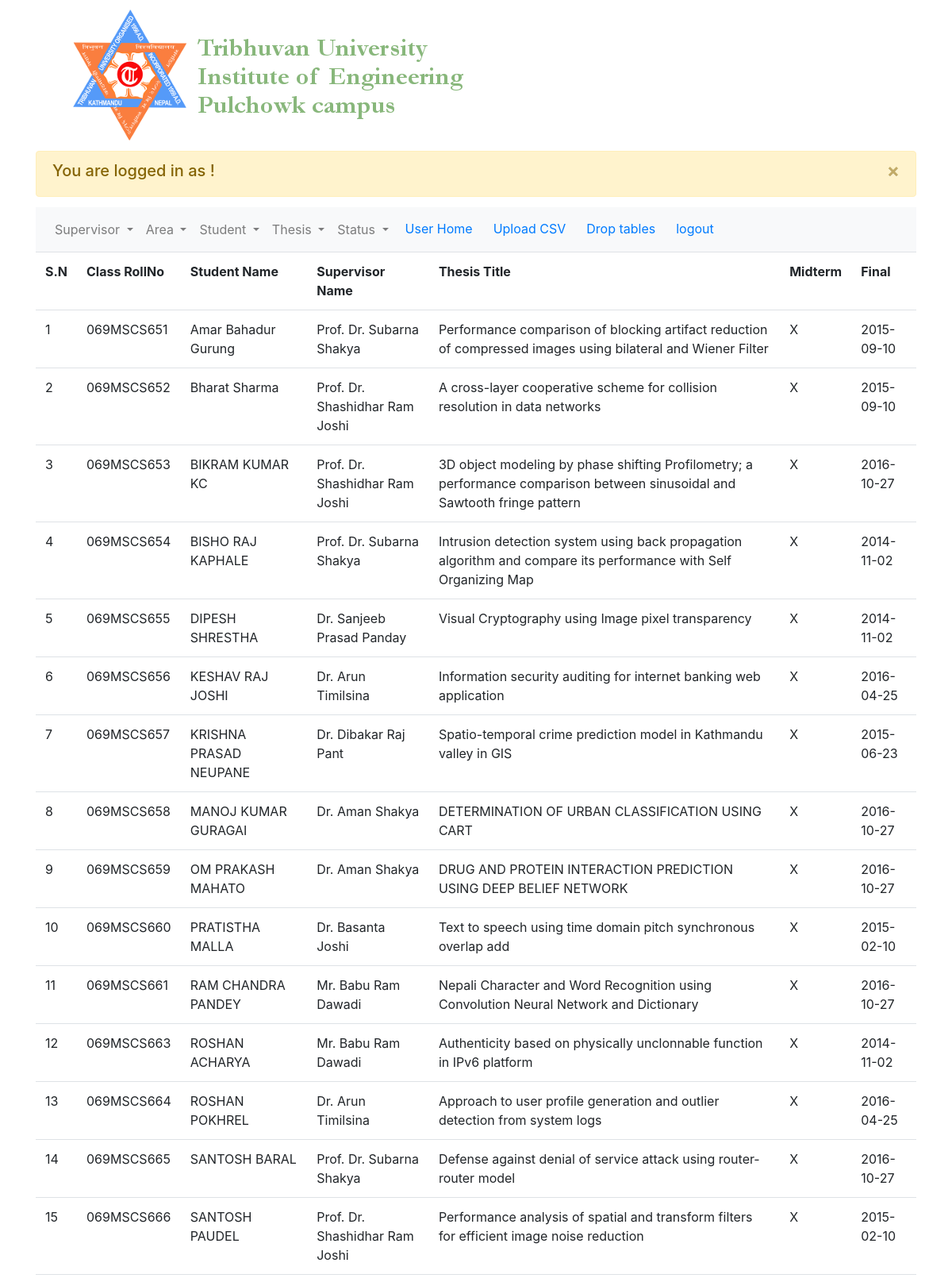
/showStudent.php (signed in, upper part), run on the app's committed database.
### tables this page shows
CREATE TABLE `student` (
  `batch` varchar(5) NOT NULL,
  `department` varchar(5) NOT NULL,
  `class_rollno` varchar(5) NOT NULL,
  `first_name` varchar(20) NOT NULL,
  `middle_name` varchar(20) DEFAULT NULL,
  `last_name` varchar(20) NOT NULL
);

CREATE TABLE `supervisor` (
  `id` int(11) NOT NULL,
  `title` varchar(15) DEFAULT NULL,
  `first_name` varchar(20) NOT NULL,
  `middle_name` varchar(20) DEFAULT NULL,
  `last_name` varchar(20) NOT NULL
);

CREATE TABLE `thesis` (
  `id` int(11) NOT NULL,
  `sup_id` int(11) NOT NULL,
  `title` varchar(250) NOT NULL
);

CREATE TABLE `status` (
  `thesis_id` int(11) NOT NULL,
  `mid_term` date DEFAULT NULL,
  `final` date DEFAULT NULL
);

### showStudent.php (the view, shortened to what this page needs)
<?php
	if ($_SESSION['loggedin'])
	{
			include("header.php");
			include("nav.php");
			include("connection.php");
			$query = "SELECT DISTINCT thesis.id, batch, department, class_rollno, student.first_name stud_firstname, student.middle_name stud_middlename, student.last_name stud_lastname, thesis.title thesis_title, supervisor.title supervisor_title, supervisor.first_name supervisor_firstname, supervisor.middle_name supervisor_middlename, supervisor.last_name supervisor_lastname, mid_term, final
				FROM student
				INNER JOIN student_writes_thesis ON student.batch = student_writes_thesis.stud_batch and student.department = student_writes_thesis.stud_depart and student.class_rollno = student_writes_thesis.stud_rollno
				INNER JOIN thesis on student_writes_thesis.thesis_id = thesis.id
				INNER JOIN supervisor on thesis.sup_id = supervisor.id
				INNER JOIN status on thesis.id  = status.thesis_id  " ;
				$data = mysqli_query($conn, $query);
				$records = mysqli_num_rows($data);
				if($records != 0){
				?>
					<div>
					<table class="table">
					    <tr>
					    	<th scope="col">S.N</th>
					      <th scope="col">Class RollNo</th>
					      <th scope="col">Student Name</th>
					      <th scope="col">Supervisor Name</th>
					      <th scope="col">Thesis Title</th>
					      <th scope="col">Midterm</th>
					      <th scope="col">Final</th>
					    </tr>
				<?php
				$sn = 0;
				while($fetch = mysqli_fetch_assoc($data)){
					if($fetch['mid_term'] != '0000-00-00'){
						$midterm = $fetch['mid_term'];
					}
					else{
						$midterm = 'X';
					}
					if($fetch['final'] != '0000-00-00'){
						$final = $fetch['final'];
					}
					else{
						$final = 'X';
					}
					echo "<tr>
						    <td>".++$sn."</td>
							<td>".$fetch['batch'].$fetch['department'].$fetch['class_rollno']."</td>
							<td>".$fetch['stud_firstname']." ".$fetch['stud_middlename']." ".$fetch['stud_lastname']."</td>
							<td>".$fetch['supervisor_title']." ".$fetch['supervisor_firstname']." ".$fetch['supervisor_middlename']." ".$fetch['supervisor_lastname']."</td>
							<td>".$fetch['thesis_title']."</td>
							<td>".$midterm."</td>
							<td>".$final."</td>
						  </tr>";
				}
			}
			else{
				echo "No record has been found.";
			}
		?>
					</table>
				</div>
				</body>
		</html>
	<?php
	}
	else
	{
		echo ' show student ..';
		header('Location: adminIOE.html');
	}
?>

### data on the page
student: batch "069", department "MSCS", class_rollno "651", first_name "Amar", middle_name "Bahadur", last_name "Gurung", supervisor.title "Prof. Dr.", supervisor.first_name "Subarna", supervisor.last_name "Shakya", thesis.title "Performance comparison of blocking artifact reduction of compressed images using bilateral and Wiener Filter", status.mid_term "X", status.final "2015-09-10"
student: batch "069", department "MSCS", class_rollno "652", first_name "Bharat", last_name "Sharma", supervisor.title "Prof. Dr.", supervisor.first_name "Shashidhar", supervisor.middle_name "Ram", supervisor.last_name "Joshi", thesis.title "A cross-layer cooperative scheme for collision resolution in data networks", status.mid_term "X", status.final "2015-09-10"
student: batch "069", department "MSCS", class_rollno "653", first_name "BIKRAM", middle_name "KUMAR", last_name "KC", supervisor.title "Prof. Dr.", supervisor.first_name "Shashidhar", supervisor.middle_name "Ram", supervisor.last_name "Joshi", thesis.title "3D object modeling by phase shifting Profilometry; a performance comparison between sinusoidal and Sawtooth fringe pattern", status.mid_term "X", status.final "2016-10-27"
student: batch "069", department "MSCS", class_rollno "654", first_name "BISHO", middle_name "RAJ", last_name "KAPHALE", supervisor.title "Prof. Dr.", supervisor.first_name "Subarna", supervisor.last_name "Shakya", thesis.title "Intrusion detection system using back propagation algorithm and compare its performance with Self Organizing Map", status.mid_term "X", status.final "2014-11-02"
student: batch "069", department "MSCS", class_rollno "655", first_name "DIPESH", last_name "SHRESTHA", supervisor.title "Dr.", supervisor.first_name "Sanjeeb", supervisor.middle_name "Prasad", supervisor.last_name "Panday", thesis.title "Visual Cryptography using Image pixel transparency", status.mid_term "X", status.final "2014-11-02"
student: batch "069", department "MSCS", class_rollno "656", first_name "KESHAV", middle_name "RAJ", last_name "JOSHI", supervisor.title "Dr.", supervisor.first_name "Arun", supervisor.last_name "Timilsina", thesis.title "Information security auditing for internet banking web application", status.mid_term "X", status.final "2016-04-25"
student: batch "069", department "MSCS", class_rollno "657", first_name "KRISHNA", middle_name "PRASAD", last_name "NEUPANE", supervisor.title "Dr.", supervisor.first_name "Dibakar", supervisor.middle_name "Raj", supervisor.last_name "Pant", thesis.title "Spatio-temporal crime prediction model in Kathmandu valley in GIS", status.mid_term "X", status.final "2015-06-23"
student: batch "069", department "MSCS", class_rollno "658", first_name "MANOJ", middle_name "KUMAR", last_name "GURAGAI", supervisor.title "Dr.", supervisor.first_name "Aman", supervisor.last_name "Shakya", thesis.title "DETERMINATION OF URBAN CLASSIFICATION USING CART", status.mid_term "X", status.final "2016-10-27"
student: batch "069", department "MSCS", class_rollno "659", first_name "OM", middle_name "PRAKASH", last_name "MAHATO", supervisor.title "Dr.", supervisor.first_name "Aman", supervisor.last_name "Shakya", thesis.title "DRUG AND PROTEIN INTERACTION PREDICTION USING DEEP BELIEF NETWORK", status.mid_term "X", status.final "2016-10-27"
student: batch "069", department "MSCS", class_rollno "660", first_name "PRATISTHA", last_name "MALLA", supervisor.title "Dr.", supervisor.first_name "Basanta", supervisor.last_name "Joshi", thesis.title "Text to speech using time domain pitch synchronous overlap add", status.mid_term "X", status.final "2015-02-10"
student: batch "069", department "MSCS", class_rollno "661", first_name "RAM", middle_name "CHANDRA", last_name "PANDEY", supervisor.title "Mr.", supervisor.first_name "Babu", supervisor.middle_name "Ram", supervisor.last_name "Dawadi", thesis.title "Nepali Character and Word Recognition using Convolution Neural Network and Dictionary", status.mid_term "X", status.final "2016-10-27"
student: batch "069", department "MSCS", class_rollno "663", first_name "ROSHAN", last_name "ACHARYA", supervisor.title "Mr.", supervisor.first_name "Babu", supervisor.middle_name "Ram", supervisor.last_name "Dawadi", thesis.title "Authenticity based on physically unclonnable function in IPv6 platform", status.mid_term "X", status.final "2014-11-02"
student: batch "069", department "MSCS", class_rollno "664", first_name "ROSHAN", last_name "POKHREL", supervisor.title "Dr.", supervisor.first_name "Arun", supervisor.last_name "Timilsina", thesis.title "Approach to user profile generation and outlier detection from system logs", status.mid_term "X", status.final "2016-04-25"
student: batch "069", department "MSCS", class_rollno "665", first_name "SANTOSH", last_name "BARAL", supervisor.title "Prof. Dr.", supervisor.first_name "Subarna", supervisor.last_name "Shakya", thesis.title "Defense against denial of service attack using router-router model", status.mid_term "X", status.final "2016-10-27"
student: batch "069", department "MSCS", class_rollno "666", first_name "SANTOSH", last_name "PAUDEL", supervisor.title "Prof. Dr.", supervisor.first_name "Shashidhar", supervisor.middle_name "Ram", supervisor.last_name "Joshi", thesis.title "Performance analysis of spatial and transform filters for efficient image noise reduction", status.mid_term "X", status.final "2015-02-10"
